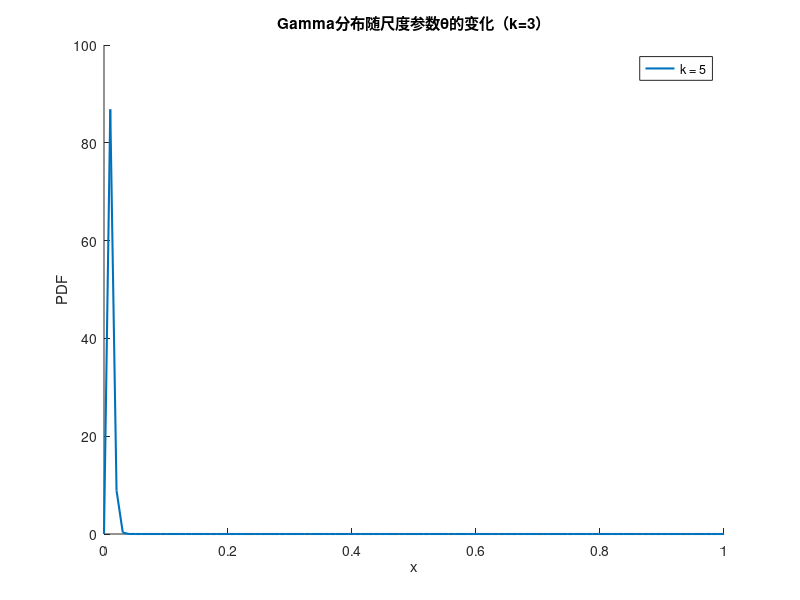

Write the MATLAB code that produced this figure. (Note: this script raises an error after producing the figure.)


% k_values = [1,2,3];              % 固定形状参数
theta_values = [1, 2, 3];
x = linspace(0, 1, 100);

% figure;
hold on;
% for k = k_values
    
    k = 5;
    theta = 0.01/k;
    mu = k*theta;
    sigma2 = k*theta^2;
    %%
    pdf = (x.^(k-1) .* exp(-x/theta)) / (gamma(k) * theta^k);
    % plot(x, pdf, 'LineWidth', 1.5, 'DisplayName', ['\theta = ' num2str(theta)]);
    plot(x, pdf, 'LineWidth', 1.5, 'DisplayName', ['k = ' num2str(k)]);
% end
xlabel('x');
ylabel('PDF');
title('Gamma分布随尺度参数\theta的变化（k=3）');
legend;


%%
clc,clear
load("self_example_data.mat")
%%
Re_tau = 180;

u_mean = mean(U, [1,2], 'omitnan');
w_mean = mean(W, [1,2], 'omitnan');



% 计算脉动量和雷诺应力
for i = 1:length(u_mean)
u_prime(:,:,i) = U(:,:,i) - u_mean(i);
w_prime(:,:,i) = W(:,:,i) - w_mean(i);
end
Reynolds_Shear = mean(u_prime.* w_prime, [1,2], 'omitnan');
profile = squeeze(Reynolds_Shear);

subplot(2,2,1)
semilogx(zpos_delta*Re_tau,squeeze(u_mean))
xlabel('Wall-normal Distance $z^+$',Interpreter='latex');
ylabel('$\overline{u}$',Interpreter='latex');

subplot(2,2,2)
plot(zpos_delta*Re_tau,squeeze(w_mean))
xlabel('Wall-normal Distance $z^+$',Interpreter='latex');
ylabel('$\overline{w}$',Interpreter='latex');

subplot(2,2,3)
z = zpos_delta;
plot(z*Re_tau, profile, 'LineWidth', 1.5);
xlabel('Wall-normal Distance $z^+$',Interpreter='latex');
ylabel(' $\langle u''w'' \rangle$',Interpreter='latex');
grid on;

subplot(2,2,4)

x = zpos_delta; 
y = squeeze(u_mean);

% 计算中点处的导数
[dy_dx, x_mid] = central_diff_midpoints(y, x);

% 绘制结果
% plot(x, y, 'bo-', 'DisplayName', '原函数'); 
% hold on;
plot(x_mid, dy_dx); 
% title('中点中心差分法');
xlabel('Wall-normal Distance $z^+$',Interpreter='latex');
ylabel(' $\frac{d\overline{u}}{dz}$',Interpreter='latex');
grid on;

disp('运行完成');

%%



% %尝试读取数据
% clear,clc;
% re = 180;
% data_fold = ['data_',num2str(re)];
% currentFolder = pwd;
% data_fold_path = fullfile(currentFolder, data_fold);
% data_file_name = ['/Re_tau = ',num2str(re),'.mat'];
% load([data_fold_path,data_file_name])
% load("self_example_data.mat")
% 
% % correction_para = 3;
% 
% clc;
% close(gcf);
% wall_parallel_vel = data.mean_U;%-correction_para;
% 
% wall_normal_coors = data.zpos*data.Reynolds_number;
% wall_normal_coors = wall_normal_coors(2:end);
% wall_parallel_vel = wall_parallel_vel(2:end);
% 
% semilogx(wall_normal_coors,wall_parallel_vel,'-x')
% hold on
% semilogx(wall_normal_coors,log(wall_normal_coors)/0.41+5)
% hold on
% linear_ref = 1:0.05:32;
% semilogx(linear_ref,linear_ref)
% hold on
% semilogx(linear_ref,log(linear_ref)/0.41+5)
% hold on
% 
% 
% matching_loc = 1:1:32;
% wall_parallel_vel = sqrt(U.^2+V.^2);%-correction_para;
% wall_parallel_vel = wall_parallel_vel(:,:,2:end);
% tic
% for i = 1:length(matching_loc)
%     res = extract_2d_slice_x_interp(wall_parallel_vel, wall_normal_coors, matching_loc(i)/180,re);
%     a(i) = mean(res(:));
% end
% toc
% plot(matching_loc,a,'x',LineWidth=2)
% hold off
% 
% 
% %%
% re_tau = 3200;
% re = 2.54e5;
% delta = 0.005;
% r_i = 0.025;
% K = 0.74;
% (re_tau/(delta*sqrt(K)/r_i))^(1/0.79)
% 
% 
% %%
% % 输入参数说明：
% % data: 三维矩阵，维度为 [a, b, c]
% % z: 第三维对应的坐标向量，长度为 c
% % z_target: 目标插值坐标（标量）
% function result = extract_2d_slice_x_interp(A, z, zq, re_tau)
%     [a, b, c] = size(A);
%     result = zeros(a, b);
%     matching_loc = 10; % 对数区与线性区的匹配位置，应为14.2左右
%     save_pos = zq * re_tau; % 转换为y+坐标
% 
%     if(max(z)<re_tau)
%         z = z*re_tau;% 转换为y+坐标
%     end
% 
%     if(1)%对数插值
% 
%         if(save_pos > matching_loc)
%             % 在对数区进行插值：将z转换为对数坐标
%             z_log = log(z);
%             target = log(save_pos);
%             result = interpolateLayer(A, z_log, target, a, b, c);
%         else
%             % 在粘性底层：先插值到匹配位置，再线性插值到目标位置
%             z_log = log(z);
%             target_log = log(matching_loc);
%             result0 = interpolateLayer(A, z_log, target_log, a, b, c);
% 
%             % 构造0到matching_loc的线性插值数据
%             z_linear = [0, matching_loc];
%             data_linear = cat(3, zeros(a,b), result0); % 假设y+=0处值为0
%             result = interpolateLayer(data_linear, z_linear, save_pos, a, b, 2);
%         end
% 
%     else%完全线性插值
%         result = interpolateLayer(A, z, save_pos, a, b, c);
%     end
% end
% 
% function result = interpolateLayer(data, z, target, a, b, c)
% 
%     idx = find(z <= target, 1, 'last');
%     if isempty(idx)
%         idx = 1;
%     elseif idx == c
%         idx = c - 1;
%     end
%     % 执行线性插值
%     z1 = z(idx);
%     z2 = z(idx+1);
%     y1 = data(:,:,idx);
%     y2 = data(:,:,idx+1);
%     result = y1 + (target - z1) * (y2 - y1) / (z2 - z1);
% 
% end
% 
% 
% 
% % function result = extract_2d_slice_x_interp(A, z, zq, re_tau)
% %     [a, b, c] = size(A);
% %     result = zeros(a, b);
% %     matching_loc = 0.2; % 对数区与线性区的匹配位置，实际上在14.2左右
% %     save_pos = zq * re_tau; % 转换为y+坐标
% % 
% %     if save_pos > matching_loc
% %         % 在对数区进行插值：将z转换为对数坐标
% %         z_log = log(z);
% %         target = log(save_pos);
% %         result = interpolateLayer(A, z_log, target, c);
% %     else
% %         % 在粘性底层：先插值到匹配位置，再线性插值到目标位置
% %         z_log = log(z);
% %         target_log = log(matching_loc);
% %         result0 = interpolateLayer(A, z_log, target_log, c);
% % 
% %         % 构造0到matching_loc的线性插值数据
% %         z_linear = [0, matching_loc];
% %         data_linear = cat(3, zeros(a,b), result0); % 假设y+=0处值为0
% %         result = interpolateLayer(data_linear, z_linear, save_pos, 2);
% %     end
% % end
% % 
% % function result = interpolateLayer(data, z, target, c)
% % 
% %     idx = find(z <= target, 1, 'last');
% %     if isempty(idx)
% %         idx = 1;
% %     elseif idx == c
% %         idx = c - 1;
% %     end
% %     % 执行线性插值
% %     z1 = z(idx);
% %     z2 = z(idx+1);
% %     y1 = data(:,:,idx);
% %     y2 = data(:,:,idx+1);
% %     result = y1 + (target - z1) * (y2 - y1) / (z2 - z1);
% % 
% % end
% 
